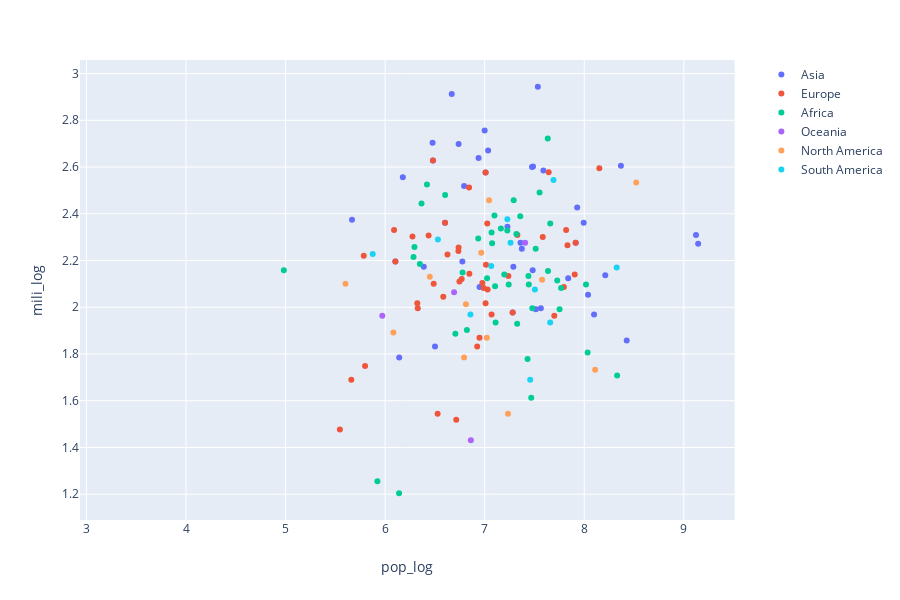

This figure's notebook cell:
### Code cell
#Relationship between military expenditure and population size

fig = px.scatter(final_df,
                 x ="pop_log",
                 y ="mili_log",
                 color ="continent_name",
                 hover_name = "country"
                )
for trace in fig.data:
    trace.name = trace.name.split('=')[1]
fig.show()

### Figure 1 — Plotly figure (JSON) as saved in the notebook; plotly's stock layout.template omitted (floating-point values rounded to 4 significant figures)
{"data": [{"hoverlabel": {"namelength": 0}, "hovertemplate": "<b>%{hovertext}</b><br><br>continent_name=Asia<br>pop_log=%{x}<br>mili_log=%{y}", "hovertext": ["Afghanistan", "Azerbaijan", "Bahrain", "Bangladesh", "Armenia", "Bhutan", "Brunei", "Cambodia", "Sri Lanka", "China", "Taiwan", "Cyprus", "Georgia", "Hong Kong", "India", "Indonesia", "Iran", "Iraq", "Israel", "Japan", "Kazakhstan", "Jordan", "Kuwait", "Kyrgyzstan", "Lebanon", "Malaysia", "Maldives", "Mongolia", "Oman", "Nepal", "Pakistan", "Philippines", "Timor-Leste", "Qatar", "Saudi Arabia", "Singapore", "Vietnam", "Syria", "Tajikistan", "Thailand", "United Arab Emirates", "Turkey", "Turkmenistan", "Uzbekistan", "Yemen"], "legendgroup": "continent_name=Asia", "marker": {"color": "#636efa", "symbol": "circle"}, "mode": "markers", "name": "Asia", "showlegend": true, "type": "scatter", "x": [7.564, 7.009, 6.178, 8.211, 6.48, 5.893, 5.667, 7.229, 7.36, 9.144, 7.373, 6.103, 6.602, 6.86, 9.123, 8.427, 7.929, 7.59, 6.938, 8.099, 7.281, 7.034, 6.476, 6.776, 6.738, 7.514, 5.593, 6.501, 6.669, 7.482, 8.368, 8.038, 6.141, 6.388, 7.534, 6.793, 7.994, 7.288, 6.948, 7.839, 7.0, 7.914, 6.743, 7.485, 7.475], "xaxis": "x", "y": [1.996, 2.576, 2.556, 2.137, 2.628, null, 2.375, 2.344, 2.276, 2.272, 2.25, 2.196, 2.362, null, 2.31, 1.857, 2.427, 2.585, 2.638, 1.968, 1.978, 2.67, 2.704, 2.196, 2.698, 1.991, null, 1.833, 2.912, 2.158, 2.605, 2.053, 1.785, 2.173, 2.943, 2.519, 2.362, 2.173, 2.086, 2.124, 2.756, 2.276, null, 2.602, 2.6], "yaxis": "y"}, {"hoverlabel": {"namelength": 0}, "hovertemplate": "<b>%{hovertext}</b><br><br>continent_name=Europe<br>pop_log=%{x}<br>mili_log=%{y}", "hovertext": ["Albania", "Azerbaijan", "Austria", "Armenia", "Belgium", "Bosnia and Herzegovina", "Bulgaria", "Belarus", "Croatia", "Cyprus", "Czechia", "Denmark", "Estonia", "Faroe Islands", "Finland", "France", "Georgia", "Germany", "Gibraltar", "Greece", "Hungary", "Iceland", "Ireland", "Italy", "Kazakhstan", "Latvia", "Lithuania", "Luxembourg", "Malta", "Moldova", "Montenegro", "Netherlands", "Norway", "Poland", "Portugal", "Romania", "Russia", "Serbia", "Slovakia", "Slovenia", "Spain", "Sweden", "Switzerland", "Turkey", "Ukraine", "Macedonia", "United Kingdom"], "legendgroup": "continent_name=Europe", "marker": {"color": "#EF553B", "symbol": "circle"}, "mode": "markers", "name": "Europe", "showlegend": true, "type": "scatter", "x": [6.488, 7.009, 6.947, 6.48, 7.069, 6.584, 6.843, 6.977, 6.626, 6.103, 7.029, 6.769, 6.089, 4.713, 6.746, 7.832, 6.602, 7.904, 4.471, 7.026, 6.99, 5.545, 6.714, 7.795, 7.281, 6.274, 6.436, 5.798, 5.66, 6.527, 5.785, 7.238, 6.738, 7.583, 7.013, 7.328, 8.151, 6.846, 6.736, 6.323, 7.699, 7.009, 6.924, 7.914, 7.643, 6.328, 7.818], "xaxis": "x", "y": [2.1, 2.576, 1.869, 2.628, 1.968, 2.045, 2.512, 2.104, 2.225, 2.196, 2.076, 2.121, 2.33, null, 2.111, 2.265, 2.362, 2.14, null, 2.358, 2.083, 1.477, 1.519, 2.086, 1.978, 2.303, 2.307, 1.748, 1.69, 1.544, 2.22, 2.134, 2.255, 2.301, 2.182, 2.31, 2.594, 2.143, 2.241, 2.017, 1.964, 2.017, 1.833, 2.276, 2.577, 1.996, 2.33], "yaxis": "y"}, {"hoverlabel": {"namelength": 0}, "hovertemplate": "<b>%{hovertext}</b><br><br>continent_name=Africa<br>pop_log=%{x}<br>mili_log=%{y}", "hovertext": ["Algeria", "Angola", "Botswana", "Burundi", "Cameroon", "Central African Republic", "Chad", "Comoros", "Benin", "Equatorial Guinea", "Ethiopia", "Eritrea", "Djibouti", "Gabon", "Ghana", "Guinea", "Cote d'Ivoire", "Kenya", "Lesotho", "Liberia", "Madagascar", "Malawi", "Mali", "Mauritania", "Mauritius", "Morocco", "Mozambique", "Namibia", "Niger", "Nigeria", "Guinea-Bissau", "Rwanda", "Sao Tome and Principe", "Senegal", "Seychelles", "Sierra Leone", "Somalia", "South Africa", "Zimbabwe", "South Sudan", "Western Sahara", "Sudan", "Togo", "Tunisia", "Uganda", "Egypt", "Tanzania", "Burkina Faso", "Zambia"], "legendgroup": "continent_name=Africa", "marker": {"color": "#00cc96", "symbol": "circle"}, "mode": "markers", "name": "Africa", "showlegend": true, "type": "scatter", "x": [7.633, 7.512, 6.365, 7.074, 7.443, 6.777, 7.227, 5.928, 7.109, 5.922, 8.034, 6.784, 5.965, 6.348, 7.467, 7.098, 7.439, 7.729, 6.294, 6.705, 7.431, 7.326, 7.291, 6.603, 6.14, 7.551, 7.479, 6.42, 7.357, 8.33, 6.285, 7.104, 5.325, 7.197, 4.982, 6.821, 7.07, 7.752, 7.163, 7.024, 5.814, 7.659, 6.935, 7.069, 7.636, 8.018, 7.768, 7.319, 7.241], "xaxis": "x", "y": [2.722, 2.25, 2.444, 2.274, 2.097, 2.149, 2.328, null, 1.934, 1.255, 1.806, null, null, 2.185, 1.613, 2.393, 2.134, 2.114, 2.258, 1.886, 1.778, 1.929, 2.458, 2.48, 1.204, 2.491, 1.996, 2.525, 2.389, 1.708, 2.215, 2.09, null, 2.14, 2.158, 1.903, null, 1.991, 2.336, 2.124, null, 2.358, 2.294, 2.32, 2.155, 2.097, 2.083, 2.314, 2.097], "yaxis": "y"}, {"hoverlabel": {"namelength": 0}, "hovertemplate": "<b>%{hovertext}</b><br><br>continent_name=Oceania<br>pop_log=%{x}<br>mili_log=%{y}", "hovertext": ["American Samoa", "Australia", "Solomon Islands", "Cook Islands", "Fiji", "French Polynesia", "Kiribati", "Guam", "Nauru", "New Caledonia", "Vanuatu", "New Zealand", "Niue", "Marshall Islands", "Papua New Guinea", "Tonga", "Samoa"], "legendgroup": "continent_name=Oceania", "marker": {"color": "#ab63fa", "symbol": "circle"}, "mode": "markers", "name": "Oceania", "showlegend": true, "type": "scatter", "x": [4.694, 7.406, 5.836, 3.933, 5.971, 5.47, 5.048, 5.227, 4.041, 5.462, 5.475, 6.692, 3.301, 4.892, 6.861, 5.026, 5.309], "xaxis": "x", "y": [null, 2.276, null, null, 1.964, null, null, null, null, null, null, 2.064, null, null, 1.431, null, null], "yaxis": "y"}, {"hoverlabel": {"namelength": 0}, "hovertemplate": "<b>%{hovertext}</b><br><br>continent_name=North America<br>pop_log=%{x}<br>mili_log=%{y}", "hovertext": ["Antigua and Barbuda", "Barbados", "Bermuda", "Belize", "British Virgin Islands", "Canada", "Cayman Islands", "Costa Rica", "Cuba", "Dominica", "Dominican Republic", "El Salvador", "Greenland", "Grenada", "Guatemala", "Haiti", "Honduras", "Jamaica", "Mexico", "Montserrat", "Aruba", "Nicaragua", "Panama", "Puerto Rico", "Saint Kitts and Nevis", "Saint Lucia", "Saint Pierre and Miquelon", "Saint Vincent and the Grenadines", "Trinidad and Tobago", "Turks and Caicos Islands", "United States"], "legendgroup": "continent_name=North America", "marker": {"color": "#FFA15A", "symbol": "circle"}, "mode": "markers", "name": "North America", "showlegend": true, "type": "scatter", "x": [4.992, 5.469, 4.856, 5.602, 4.573, 7.576, 4.792, 6.707, 7.044, 4.871, 7.021, 6.812, 4.761, 5.053, 7.234, 7.044, 6.965, 6.448, 8.109, 3.73, 5.077, 6.793, 6.59, 6.504, 4.731, 5.221, 3.728, 5.006, 6.082, 4.748, 8.522], "xaxis": "x", "y": [null, null, null, 2.1, null, 2.117, null, null, 2.458, null, 1.869, 2.013, null, null, 1.544, null, 2.233, 2.13, 1.732, null, null, 1.785, null, null, null, null, null, null, 1.892, null, 2.534], "yaxis": "y"}, {"hoverlabel": {"namelength": 0}, "hovertemplate": "<b>%{hovertext}</b><br><br>continent_name=South America<br>pop_log=%{x}<br>mili_log=%{y}", "hovertext": ["Argentina", "Bolivia", "Brazil", "Chile", "Colombia", "Ecuador", "Guyana", "Paraguay", "Peru", "Suriname", "Uruguay", "Venezuela"], "legendgroup": "continent_name=South America", "marker": {"color": "#19d3f3", "symbol": "circle"}, "mode": "markers", "name": "South America", "showlegend": true, "type": "scatter", "x": [7.658, 7.066, 8.326, 7.26, 7.691, 7.228, 5.875, 6.857, 7.504, 5.785, 6.53, 7.457], "xaxis": "x", "y": [1.934, 2.176, 2.17, 2.276, 2.544, 2.377, 2.228, 1.968, 2.076, null, 2.29, 1.69], "yaxis": "y"}], "layout": {"height": 600, "legend": {"tracegroupgap": 0}, "margin": {"t": 60}, "xaxis": {"anchor": "y", "domain": [0, 0.98], "title": {"text": "pop_log"}}, "yaxis": {"anchor": "x", "domain": [0, 1], "title": {"text": "mili_log"}}}}
